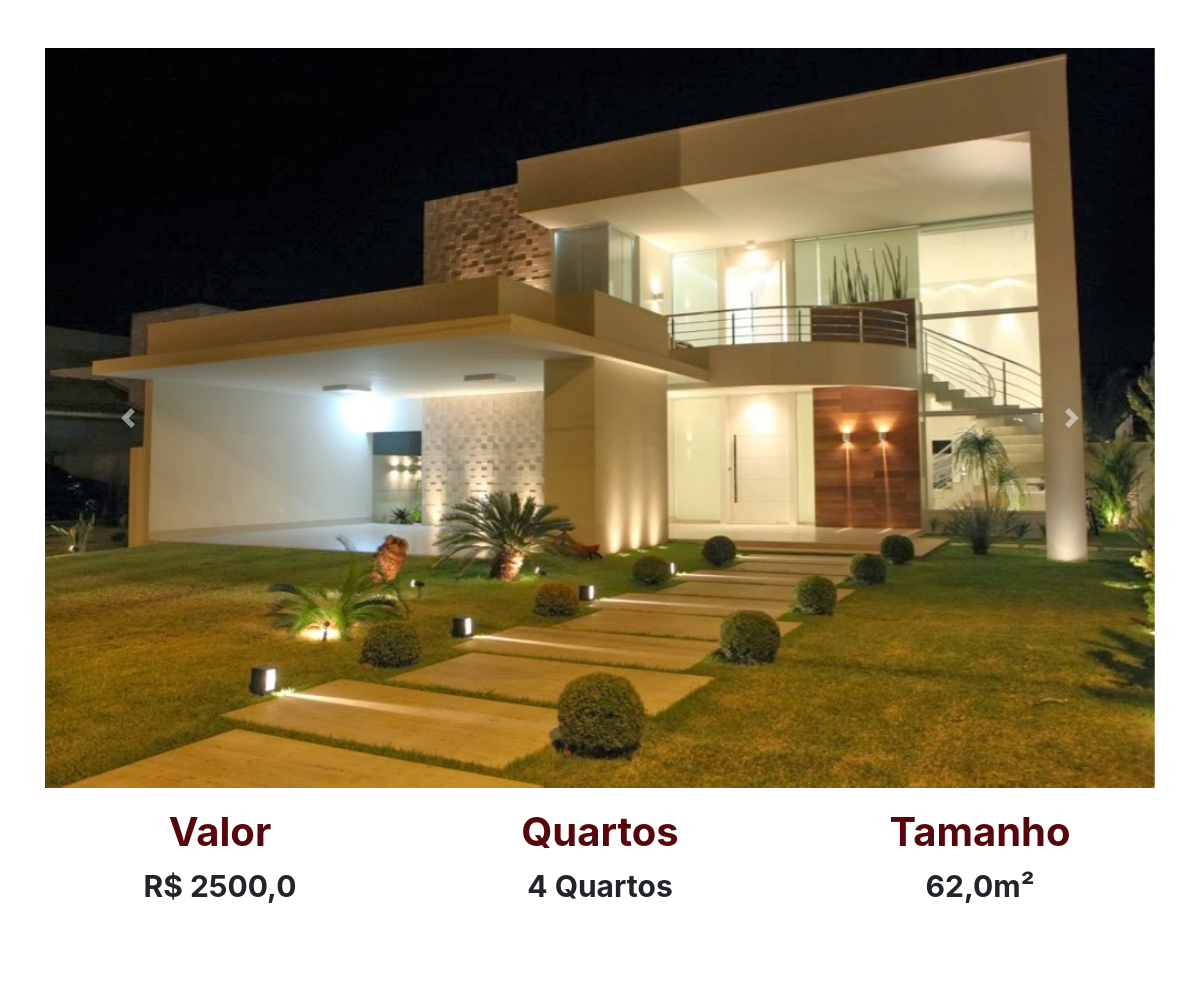
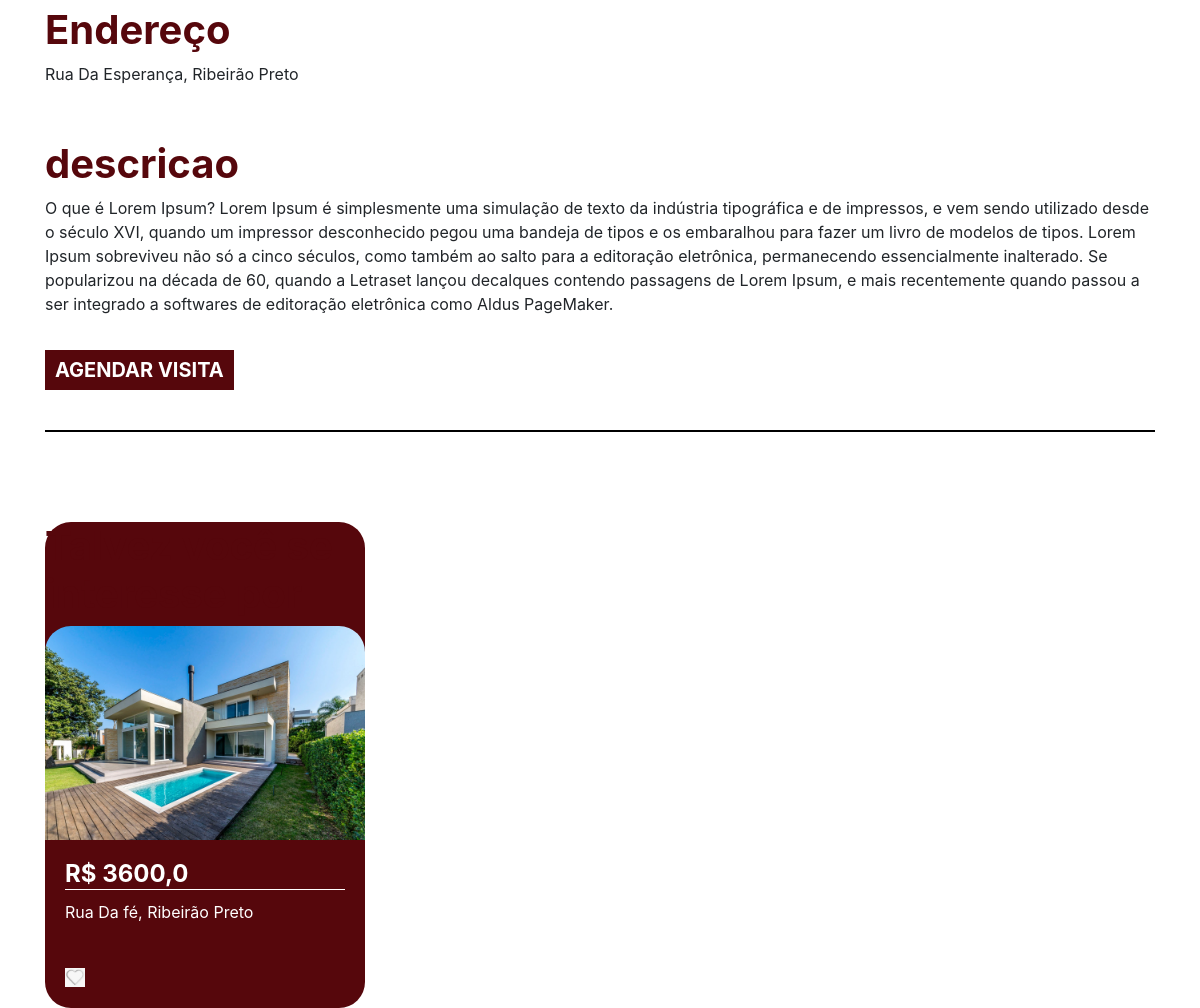
The page /imovel/1 on the database its author committed (2 pictures, top to bottom).
### plataforma/models.py (models this page shows, shortened)
class Imagem(models.Model):
    img = models.ImageField(upload_to='img')
    def __str__(self) -> str:
        return self.img.url

class Imoveis(models.Model):
    choices = (('V', 'Venda'),
               ('A', 'Aluguel'))
    choices_imovel = (('A', 'Apartamento'),
                      ('C', 'Casa'))
    imagens = models.ManyToManyField(Imagem)
    valor = models.FloatField()
    quartos = models.IntegerField()
    tamanho = models.FloatField()
    cidade = models.ForeignKey(Cidade, on_delete=models.DO_NOTHING)
    rua = models.CharField(max_length=50)
    tipo = models.CharField(max_length=1, choices=choices)
    tipo_imovel = models.CharField(max_length=1, choices=choices_imovel)
    numero = models.IntegerField()
    descricao = models.TextField()
    dias_visita = models.ManyToManyField(DiasVisita)
    horarios = models.ManyToManyField(Horario)

class Cidade(models.Model):
    nome = models.CharField(max_length=30)
    def __str__(self) -> str:
        return self.nome

### plataforma/views.py (the view)
# urls.py: path('imovel/<str:id>', views.imovel, name="imovel"),
def imovel(request, id):
    imovel = get_object_or_404(Imoveis, id=id)
    sugestoes = Imoveis.objects.filter(cidade=imovel.cidade).exclude(id=id)[:2]
    return render(request, 'imovel.html', {'imovel': imovel, 'sugestoes': sugestoes})

### plataforma/models.py (called while the page is built)
    def __str__(self) -> str:
        return self.dia

    def __str__(self) -> str:
        return str(self.horario)

### plataforma/templates/imovel.html (shortened to what this page needs)
{% extends 'base.html' %}
{% load static %}
{% block 'head' %}
<link rel="stylesheet" href="{% static 'plataforma/css/home.css' %}">
{% endblock %}
{% block 'body' %}
<div style="text-align: center" class="container">
<br>
<br>
<div id="carouselExampleControls" class="carousel slide" data-ride="carousel">
<div class="carousel-inner">
{% for img in imovel.imagens.all %}
<div class="carousel-item {% if forloop.first %} active {% endif %}" >
<img class="d-block w-100" src="{{img}}" alt="First slide">
</div>
{% endfor %}
</div>
<a class="carousel-control-prev" href="#carouselExampleControls" role="button" data-slide="prev">
<span class="carousel-control-prev-icon" aria-hidden="true"></span>
</a>
<a class="carousel-control-next" href="#carouselExampleControls" role="button" data-slide="next">
<span class="carousel-control-next-icon" aria-hidden="true"></span>
</a>
</div>
<div class="row">
<div class="col-md">
<h3 class="titulo_especificacao">Valor</h3>
<p class="especificacao">R$ {{imovel.valor}}</p>
</div>
<div class="col-md">
<h3 class="titulo_especificacao">Quartos</h3>
<p class="especificacao">{{imovel.quartos}} Quartos</p>
</div>
<div class="col-md">
<h3 class="titulo_especificacao">Tamanho</h3>
<p class="especificacao">{{imovel.tamanho}}m²</p>
</div>
</div>
<br>
<br>
<div style="text-align: left">
<h3 class="titulo_especificacao">Endereço</h3>
<p class="especificacao_endereco">{{imovel.rua}}, {{imovel.cidade }}</p>
</div>
<br>
<div style="text-align: left">
<h3 class="titulo_especificacao">descricao</h3>
<p class="especificacao_endereco">{{imovel.descricao}}</p>
<br>
<button class="btn_agendar_visita" data-toggle="modal" data-target="#exampleModal">AGENDAR VISITA</button>
<br>
<br>
</div>
<hr style="border: 1px solid black">
<br>
<div class="div_possivel_interesse">
<h3 class="titulo_especificacao">Talvez você se interesse por</h3>
<div class="row">
{% for sugestao in sugestoes %}
<div class="col-md cont">
<div class="card_imovel">
<img class="img_capa_imovel" src="{{sugestao.imagens.all.0.img.url}}">
<div class="informacoes_imoveis">
<a class="a_none" href="{% url 'imovel' sugestao.id %}"><h4 class="valor">R$ {{sugestao.valor}}</h4></a>
<p>{{sugestao.rua}}, {{sugestao.cidade}}</p>
<br>
<img width="7%" src="{% static 'plataforma/img/heart.png' %}">
</div>
</div>
</div>
{% endfor %}
</div>
</div>
</div>
{% endblock %}

### templates/static/plataforma/css/home.css (style rules this page uses)
.img_capa_imovel { width: 100%; border-top-left-radius: 26px; border-top-right-radius: 26px; }
.informacoes_imoveis { padding: 20px; color: white; }
.valor { font-weight: bold; border-bottom: 1px solid white; margin-bottom: 10px; }
.especificacao_endereco { font-size: 16px; margin-bottom: 10px; }
.a_none { color: white; }
.titulo_especificacao { color: #56070c; font-weight: bold; margin-top: 20px; font-size: 40px; }
.especificacao { font-size: 30px; font-weight: bold; }
.btn_agendar_visita { border: none; background-color: #56070c; color: white; font-weight: bold; font-size: 20px; padding: 5px 10px; }
.div_possivel_interesse { text-align: left; background-color:#56070c; width: 20rem; margin-top: 50px; border-radius: 26px; }

### rows shown on the page
Imagem: img (picture)
Imoveis: valor "2500,0", quartos "4", tamanho "62,0", rua "Rua Da Esperança", cidade "Ribeirão Preto", descricao "O que é Lorem Ipsum? Lorem Ipsum é simplesmente uma simulação de texto da indústria tipográfica e de impressos, e vem sendo utilizado desde o século XVI, quando um impressor desconhecido pegou uma bandeja de tipos e os embaralhou para fazer um livro de modelos de tipos. Lorem Ipsum sobreviveu não só a cinco séculos, como também ao salto para a editoração eletrônica, permanecendo essencialmente inalterado. Se popularizou na década de 60, quando a Letraset lançou decalques contendo passagens de Lorem Ipsum, e mais recentemente quando passou a ser integrado a softwares de editoração eletrônica como Aldus PageMaker."
Imoveis: imagens.all.0.img (picture), valor "3600,0", rua "Rua Da fé", cidade "Ribeirão Preto"
